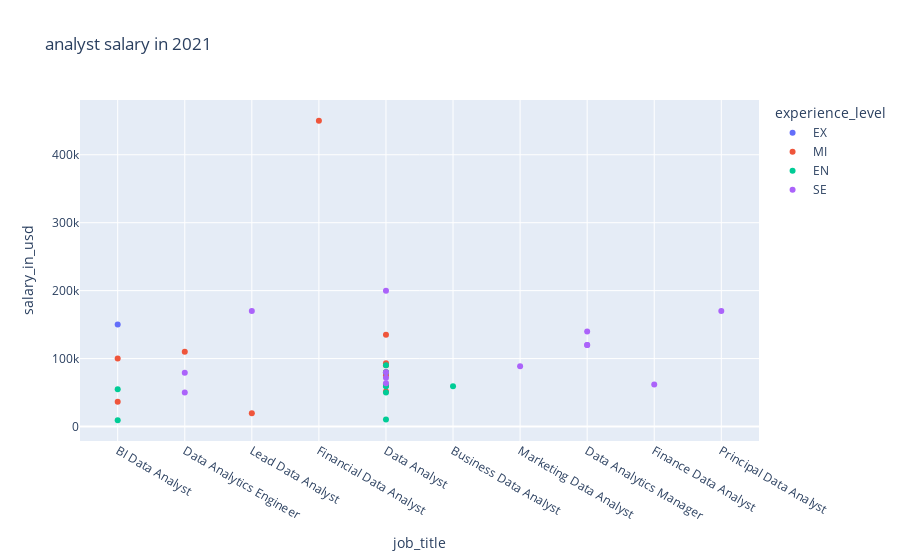

The cell this chart's notebook holds for it:
### Code cell
px.scatter(analyst_df.groupby('work_year').get_group(2021)
           , x = 'job_title' 
           , y ='salary_in_usd' ,
           color = 'experience_level' ,
           title ='analyst salary in 2021' , 
           hover_data =[ 'employment_type' , 'company_location' , 'remote_ratio']
          )

### Figure 1 — Plotly figure (JSON) as saved in the notebook; plotly's stock layout.template omitted (floating-point values rounded to 4 significant figures)
{"data": [{"customdata": [["FT", "US", 100]], "hovertemplate": "experience_level=EX<br>job_title=%{x}<br>salary_in_usd=%{y}<br>employment_type=%{customdata[0]}<br>company_location=%{customdata[1]}<br>remote_ratio=%{customdata[2]}<extra></extra>", "legendgroup": "EX", "marker": {"color": "#636efa", "symbol": "circle"}, "mode": "markers", "name": "EX", "orientation": "v", "showlegend": true, "type": "scatter", "x": ["BI Data Analyst"], "xaxis": "x", "y": [150000], "yaxis": "y"}, {"customdata": [["FT", "US", 100], ["FT", "US", 100], ["FT", "IN", 100], ["FT", "US", 100], ["FT", "US", 0], ["FT", "US", 50], ["FT", "US", 0], ["FT", "GB", 50], ["FT", "US", 100], ["FT", "US", 100], ["FT", "US", 100], ["FT", "US", 100]], "hovertemplate": "experience_level=MI<br>job_title=%{x}<br>salary_in_usd=%{y}<br>employment_type=%{customdata[0]}<br>company_location=%{customdata[1]}<br>remote_ratio=%{customdata[2]}<extra></extra>", "legendgroup": "MI", "marker": {"color": "#EF553B", "symbol": "circle"}, "mode": "markers", "name": "MI", "orientation": "v", "showlegend": true, "type": "scatter", "x": ["BI Data Analyst", "Data Analytics Engineer", "Lead Data Analyst", "Financial Data Analyst", "Data Analyst", "BI Data Analyst", "Data Analyst", "Data Analyst", "Data Analyst", "Data Analyst", "Data Analyst", "Data Analyst"], "xaxis": "x", "y": [100000, 110000, 19609, 450000, 75000, 36259, 62000, 51519, 90000, 135000, 80000, 93000], "yaxis": "y"}, {"customdata": [["FT", "US", 100], ["FT", "FR", 50], ["FT", "US", 100], ["FT", "US", 100], ["PT", "ES", 50], ["FT", "US", 50], ["FT", "US", 100], ["FT", "KE", 100], ["FT", "LU", 100]], "hovertemplate": "experience_level=EN<br>job_title=%{x}<br>salary_in_usd=%{y}<br>employment_type=%{customdata[0]}<br>company_location=%{customdata[1]}<br>remote_ratio=%{customdata[2]}<extra></extra>", "legendgroup": "EN", "marker": {"color": "#00cc96", "symbol": "circle"}, "mode": "markers", "name": "EN", "orientation": "v", "showlegend": true, "type": "scatter", "x": ["Data Analyst", "Data Analyst", "Data Analyst", "Data Analyst", "Data Analyst", "BI Data Analyst", "Data Analyst", "BI Data Analyst", "Business Data Analyst"], "xaxis": "x", "y": [80000, 59102, 90000, 50000, 10354, 55000, 60000, 9272, 59102], "yaxis": "y"}, {"customdata": [["FT", "DE", 100], ["FT", "US", 100], ["FT", "US", 100], ["FT", "DK", 100], ["FT", "US", 100], ["FT", "GB", 50], ["FT", "GB", 100], ["FT", "US", 0], ["FT", "US", 100], ["FT", "CA", 100], ["FT", "US", 100], ["FT", "US", 100], ["FT", "DE", 50]], "hovertemplate": "experience_level=SE<br>job_title=%{x}<br>salary_in_usd=%{y}<br>employment_type=%{customdata[0]}<br>company_location=%{customdata[1]}<br>remote_ratio=%{customdata[2]}<extra></extra>", "legendgroup": "SE", "marker": {"color": "#ab63fa", "symbol": "circle"}, "mode": "markers", "name": "SE", "orientation": "v", "showlegend": true, "type": "scatter", "x": ["Data Analytics Engineer", "Lead Data Analyst", "Data Analyst", "Marketing Data Analyst", "Data Analytics Manager", "Finance Data Analyst", "Data Analytics Engineer", "Data Analytics Manager", "Data Analytics Manager", "Data Analyst", "Data Analyst", "Principal Data Analyst", "Data Analyst"], "xaxis": "x", "y": [79197, 170000, 80000, 88654, 120000, 61896, 50000, 120000, 140000, 71786, 200000, 170000, 63831], "yaxis": "y"}], "layout": {"legend": {"title": {"text": "experience_level"}, "tracegroupgap": 0}, "title": {"text": "analyst salary in 2021"}, "xaxis": {"anchor": "y", "domain": [0, 1], "title": {"text": "job_title"}}, "yaxis": {"anchor": "x", "domain": [0, 1], "title": {"text": "salary_in_usd"}}}}
